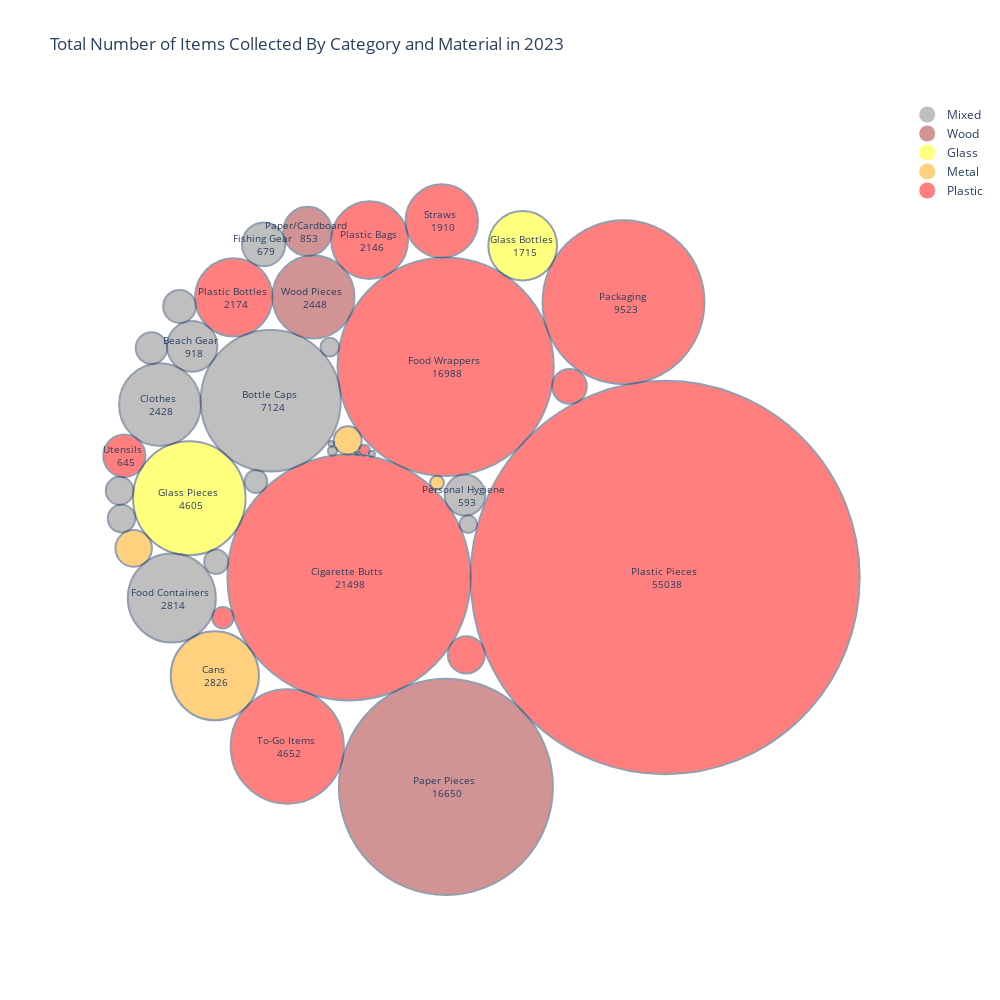

Here is the notebook cell this chart was saved with:
### Markdown cell above
## Number of Items Collected in 2023 Color Coded by Material

This circle packing graph shows the total amount of items of the given categories that have been cleaned up by Save Our Shores from in 2023. The circle sizes correspond to the number of items. When circles are too small to display the text within them, the text has been removed, and you can instead hover over the circle to see the item category and number.
The circles are color coded based on their material, with the categories Mixed, Wood, Glass, Metal and Plastic.

### Code cell
sos23 = sos_data[sos_data['Date'].dt.year == 2023]
fig = graphs.circle_packing_graph(sos23, col_config, plot_colors=None)
fig.show()

### Figure 1 — Plotly figure (JSON) as saved in the notebook; plotly's stock layout.template omitted (floating-point values rounded to 4 significant figures)
{"data": [{"marker": {"color": "grey", "opacity": 0.5, "size": 20, "symbol": "circle"}, "mode": "markers", "name": "Mixed", "showlegend": true, "type": "scatter", "x": [null], "y": [null]}, {"marker": {"color": "brown", "opacity": 0.5, "size": 20, "symbol": "circle"}, "mode": "markers", "name": "Wood", "showlegend": true, "type": "scatter", "x": [null], "y": [null]}, {"marker": {"color": "yellow", "opacity": 0.5, "size": 20, "symbol": "circle"}, "mode": "markers", "name": "Glass", "showlegend": true, "type": "scatter", "x": [null], "y": [null]}, {"marker": {"color": "orange", "opacity": 0.5, "size": 20, "symbol": "circle"}, "mode": "markers", "name": "Metal", "showlegend": true, "type": "scatter", "x": [null], "y": [null]}, {"marker": {"color": "red", "opacity": 0.5, "size": 20, "symbol": "circle"}, "mode": "markers", "name": "Plastic", "showlegend": true, "type": "scatter", "x": [null], "y": [null]}], "layout": {"annotations": [{"font": {"size": 10}, "hovertext": "Plastic Pieces <br> 55038", "showarrow": false, "text": "Plastic Pieces <br> 55038", "x": 0.4652, "y": -0.1728}, {"font": {"size": 10}, "hovertext": "Cigarette Butts <br> 21498", "showarrow": false, "text": "Cigarette Butts <br> 21498", "x": -0.3535, "y": -0.1728}, {"font": {"size": 10}, "hovertext": "Food Wrappers <br> 16988", "showarrow": false, "text": "Food Wrappers <br> 16988", "x": -0.1032, "y": 0.3667}, {"font": {"size": 10}, "hovertext": "Paper Pieces <br> 16650", "showarrow": false, "text": "Paper Pieces <br> 16650", "x": -0.1026, "y": -0.7089}, {"font": {"size": 10}, "hovertext": "Packaging <br> 9523", "showarrow": false, "text": "Packaging <br> 9523", "x": 0.3573, "y": 0.5323}, {"font": {"size": 10}, "hovertext": "Bottle Caps <br> 7124", "showarrow": false, "text": "Bottle Caps <br> 7124", "x": -0.5561, "y": 0.28}, {"font": {"size": 10}, "hovertext": "To-Go Items <br> 4652", "showarrow": false, "text": "To-Go Items <br> 4652", "x": -0.5133, "y": -0.6056}, {"font": {"size": 10}, "hovertext": "Glass Pieces <br> 4605", "showarrow": false, "text": "Glass Pieces <br> 4605", "x": -0.767, "y": 0.0301}, {"font": {"size": 10}, "hovertext": "Cans <br> 2826", "showarrow": false, "text": "Cans <br> 2826", "x": -0.7009, "y": -0.4246}, {"font": {"size": 10}, "hovertext": "Food Containers <br> 2814", "showarrow": false, "text": "Food Containers <br> 2814", "x": -0.8123, "y": -0.2256}, {"font": {"size": 10}, "hovertext": "Wood Pieces <br> 2448", "showarrow": false, "text": "Wood Pieces <br> 2448", "x": -0.4455, "y": 0.5454}, {"font": {"size": 10}, "hovertext": "Clothes <br> 2428", "showarrow": false, "text": "Clothes <br> 2428", "x": -0.843, "y": 0.2699}, {"font": {"size": 10}, "hovertext": "Plastic Bottles <br> 2174", "showarrow": false, "text": "Plastic Bottles <br> 2174", "x": -0.6519, "y": 0.5446}, {"font": {"size": 10}, "hovertext": "Plastic Bags <br> 2146", "showarrow": false, "text": "Plastic Bags <br> 2146", "x": -0.3002, "y": 0.691}, {"font": {"size": 10}, "hovertext": "Straws <br> 1910", "showarrow": false, "text": "Straws <br> 1910", "x": -0.1132, "y": 0.7403}, {"font": {"size": 10}, "hovertext": "Glass Bottles <br> 1715", "showarrow": false, "text": "Glass Bottles <br> 1715", "x": 0.09623, "y": 0.677}, {"font": {"size": 10}, "hovertext": "Beach Gear <br> 918", "showarrow": false, "text": "Beach Gear <br> 918", "x": -0.7594, "y": 0.4192}, {"font": {"size": 10}, "hovertext": "Paper/Cardboard <br> 853", "showarrow": false, "text": "Paper/Cardboard <br> 853", "x": -0.4608, "y": 0.7137}, {"font": {"size": 10}, "hovertext": "Fishing Gear <br> 679", "showarrow": false, "text": "Fishing Gear <br> 679", "x": -0.5746, "y": 0.6802}, {"font": {"size": 10}, "hovertext": "Utensils <br> 645", "showarrow": false, "text": "Utensils <br> 645", "x": -0.9352, "y": 0.1387}, {"font": {"size": 10}, "hovertext": "Personal Hygiene <br> 593", "showarrow": false, "text": "Personal Hygiene <br> 593", "x": -0.05313, "y": 0.03834}, {"font": {"size": 10}, "hovertext": "Lids <br> 496", "showarrow": false, "text": "", "x": -0.04967, "y": -0.3709}, {"font": {"size": 10}, "hovertext": "Batteries <br> 483", "showarrow": false, "text": "", "x": -0.911, "y": -0.09825}, {"font": {"size": 10}, "hovertext": "Balloons <br> 433", "showarrow": false, "text": "", "x": 0.2174, "y": 0.3165}, {"font": {"size": 10}, "hovertext": "Construction Materials <br> 386", "showarrow": false, "text": "", "x": -0.7923, "y": 0.5212}, {"font": {"size": 10}, "hovertext": "Lighters <br> 359", "showarrow": false, "text": "", "x": -0.865, "y": 0.4147}, {"font": {"size": 10}, "hovertext": "Syringes <br> 283", "showarrow": false, "text": "", "x": -0.3568, "y": 0.1782}, {"font": {"size": 10}, "hovertext": "Bandaids <br> 277", "showarrow": false, "text": "", "x": -0.9474, "y": 0.04923}, {"font": {"size": 10}, "hovertext": "Strapping Bands <br> 273", "showarrow": false, "text": "", "x": -0.9425, "y": -0.02182}, {"font": {"size": 10}, "hovertext": "Tobacco <br> 212", "showarrow": false, "text": "", "x": -0.6973, "y": -0.1326}, {"font": {"size": 10}, "hovertext": "PPE <br> 186", "showarrow": false, "text": "", "x": -0.5944, "y": 0.07299}, {"font": {"size": 10}, "hovertext": "Beverage Pouches <br> 164", "showarrow": false, "text": "", "x": -0.68, "y": -0.2757}, {"font": {"size": 10}, "hovertext": "Bagged Pet Waste <br> 127", "showarrow": false, "text": "", "x": -0.4031, "y": 0.4171}, {"font": {"size": 10}, "hovertext": "E-Waste <br> 112", "showarrow": false, "text": "", "x": -0.04478, "y": -0.03621}, {"font": {"size": 10}, "hovertext": "Appliances <br> 70", "showarrow": false, "text": "", "x": -0.1255, "y": 0.0697}, {"font": {"size": 10}, "hovertext": "6-Pack Holders <br> 41", "showarrow": false, "text": "", "x": -0.3135, "y": 0.1534}, {"font": {"size": 10}, "hovertext": "Footwear <br> 30", "showarrow": false, "text": "", "x": -0.3963, "y": 0.151}, {"font": {"size": 10}, "hovertext": "Cigar Tips <br> 13", "showarrow": false, "text": "", "x": -0.2941, "y": 0.1443}, {"font": {"size": 10}, "hovertext": "Tires <br> 11", "showarrow": false, "text": "", "x": -0.3992, "y": 0.1697}, {"font": {"size": 10}, "hovertext": "Rope <br> 3", "showarrow": false, "text": "", "x": -0.3288, "y": 0.1448}, {"font": {"size": 10}, "hovertext": "Fireworks <br> 2", "showarrow": false, "text": "", "x": -0.3355, "y": 0.1446}], "autosize": false, "height": 1000, "plot_bgcolor": "rgba(0, 0, 0, 0)", "shapes": [{"fillcolor": "red", "line": {"width": 2}, "opacity": 0.5, "type": "circle", "x0": -0.03863, "x1": 0.9689, "xref": "x", "y0": -0.6766, "y1": 0.331, "yref": "y"}, {"fillcolor": "red", "line": {"width": 2}, "opacity": 0.5, "type": "circle", "x0": -0.6683, "x1": -0.03863, "xref": "x", "y0": -0.4877, "y1": 0.1421, "yref": "y"}, {"fillcolor": "red", "line": {"width": 2}, "opacity": 0.5, "type": "circle", "x0": -0.3831, "x1": 0.1767, "xref": "x", "y0": 0.08683, "y1": 0.6466, "yref": "y"}, {"fillcolor": "brown", "line": {"width": 2}, "opacity": 0.5, "type": "circle", "x0": -0.3797, "x1": 0.1745, "xref": "x", "y0": -0.986, "y1": -0.4319, "yref": "y"}, {"fillcolor": "red", "line": {"width": 2}, "opacity": 0.5, "type": "circle", "x0": 0.1478, "x1": 0.5669, "xref": "x", "y0": 0.3228, "y1": 0.7419, "yref": "y"}, {"fillcolor": "grey", "line": {"width": 2}, "opacity": 0.5, "type": "circle", "x0": -0.7374, "x1": -0.3749, "xref": "x", "y0": 0.09877, "y1": 0.4613, "yref": "y"}, {"fillcolor": "red", "line": {"width": 2}, "opacity": 0.5, "type": "circle", "x0": -0.6598, "x1": -0.3669, "xref": "x", "y0": -0.752, "y1": -0.4591, "yref": "y"}, {"fillcolor": "yellow", "line": {"width": 2}, "opacity": 0.5, "type": "circle", "x0": -0.9127, "x1": -0.6212, "xref": "x", "y0": -0.1156, "y1": 0.1758, "yref": "y"}, {"fillcolor": "orange", "line": {"width": 2}, "opacity": 0.5, "type": "circle", "x0": -0.815, "x1": -0.5867, "xref": "x", "y0": -0.5387, "y1": -0.3104, "yref": "y"}, {"fillcolor": "grey", "line": {"width": 2}, "opacity": 0.5, "type": "circle", "x0": -0.9262, "x1": -0.6983, "xref": "x", "y0": -0.3395, "y1": -0.1116, "yref": "y"}, {"fillcolor": "brown", "line": {"width": 2}, "opacity": 0.5, "type": "circle", "x0": -0.5518, "x1": -0.3393, "xref": "x", "y0": 0.4391, "y1": 0.6516, "yref": "y"}, {"fillcolor": "grey", "line": {"width": 2}, "opacity": 0.5, "type": "circle", "x0": -0.9488, "x1": -0.7372, "xref": "x", "y0": 0.164, "y1": 0.3757, "yref": "y"}, {"fillcolor": "red", "line": {"width": 2}, "opacity": 0.5, "type": "circle", "x0": -0.752, "x1": -0.5518, "xref": "x", "y0": 0.4445, "y1": 0.6447, "yref": "y"}, {"fillcolor": "red", "line": {"width": 2}, "opacity": 0.5, "type": "circle", "x0": -0.3996, "x1": -0.2007, "xref": "x", "y0": 0.5915, "y1": 0.7904, "yref": "y"}, {"fillcolor": "red", "line": {"width": 2}, "opacity": 0.5, "type": "circle", "x0": -0.2071, "x1": -0.0194, "xref": "x", "y0": 0.6465, "y1": 0.8342, "yref": "y"}, {"fillcolor": "yellow", "line": {"width": 2}, "opacity": 0.5, "type": "circle", "x0": 0.007301, "x1": 0.1852, "xref": "x", "y0": 0.588, "y1": 0.7659, "yref": "y"}, {"fillcolor": "grey", "line": {"width": 2}, "opacity": 0.5, "type": "circle", "x0": -0.8245, "x1": -0.6943, "xref": "x", "y0": 0.3541, "y1": 0.4842, "yref": "y"}, {"fillcolor": "brown", "line": {"width": 2}, "opacity": 0.5, "type": "circle", "x0": -0.5235, "x1": -0.398, "xref": "x", "y0": 0.651, "y1": 0.7764, "yref": "y"}, {"fillcolor": "grey", "line": {"width": 2}, "opacity": 0.5, "type": "circle", "x0": -0.6306, "x1": -0.5187, "xref": "x", "y0": 0.6242, "y1": 0.7362, "yref": "y"}, {"fillcolor": "red", "line": {"width": 2}, "opacity": 0.5, "type": "circle", "x0": -0.9898, "x1": -0.8807, "xref": "x", "y0": 0.08414, "y1": 0.1932, "yref": "y"}, {"fillcolor": "grey", "line": {"width": 2}, "opacity": 0.5, "type": "circle", "x0": -0.1054, "x1": -0.0008362, "xref": "x", "y0": -0.01395, "y1": 0.09063, "yref": "y"}, {"fillcolor": "red", "line": {"width": 2}, "opacity": 0.5, "type": "circle", "x0": -0.09749, "x1": -0.001844, "xref": "x", "y0": -0.4187, "y1": -0.3231, "yref": "y"}, {"fillcolor": "orange", "line": {"width": 2}, "opacity": 0.5, "type": "circle", "x0": -0.9582, "x1": -0.8638, "xref": "x", "y0": -0.1454, "y1": -0.05106, "yref": "y"}, {"fillcolor": "red", "line": {"width": 2}, "opacity": 0.5, "type": "circle", "x0": 0.1728, "x1": 0.2621, "xref": "x", "y0": 0.2719, "y1": 0.3612, "yref": "y"}, {"fillcolor": "grey", "line": {"width": 2}, "opacity": 0.5, "type": "circle", "x0": -0.8345, "x1": -0.7501, "xref": "x", "y0": 0.4791, "y1": 0.5634, "yref": "y"}, {"fillcolor": "grey", "line": {"width": 2}, "opacity": 0.5, "type": "circle", "x0": -0.9057, "x1": -0.8244, "xref": "x", "y0": 0.374, "y1": 0.4554, "yref": "y"}, {"fillcolor": "orange", "line": {"width": 2}, "opacity": 0.5, "type": "circle", "x0": -0.3929, "x1": -0.3207, "xref": "x", "y0": 0.142, "y1": 0.2143, "yref": "y"}, {"fillcolor": "grey", "line": {"width": 2}, "opacity": 0.5, "type": "circle", "x0": -0.9832, "x1": -0.9117, "xref": "x", "y0": 0.01349, "y1": 0.08497, "yref": "y"}, {"fillcolor": "grey", "line": {"width": 2}, "opacity": 0.5, "type": "circle", "x0": -0.978, "x1": -0.907, "xref": "x", "y0": -0.05731, "y1": 0.01366, "yref": "y"}, {"fillcolor": "grey", "line": {"width": 2}, "opacity": 0.5, "type": "circle", "x0": -0.7285, "x1": -0.666, "xref": "x", "y0": -0.1639, "y1": -0.1013, "yref": "y"}, {"fillcolor": "grey", "line": {"width": 2}, "opacity": 0.5, "type": "circle", "x0": -0.6237, "x1": -0.5651, "xref": "x", "y0": 0.0437, "y1": 0.1023, "yref": "y"}, {"fillcolor": "red", "line": {"width": 2}, "opacity": 0.5, "type": "circle", "x0": -0.7075, "x1": -0.6525, "xref": "x", "y0": -0.3032, "y1": -0.2482, "yref": "y"}, {"fillcolor": "grey", "line": {"width": 2}, "opacity": 0.5, "type": "circle", "x0": -0.4273, "x1": -0.3789, "xref": "x", "y0": 0.3929, "y1": 0.4413, "yref": "y"}, {"fillcolor": "grey", "line": {"width": 2}, "opacity": 0.5, "type": "circle", "x0": -0.0675, "x1": -0.02205, "xref": "x", "y0": -0.05894, "y1": -0.01349, "yref": "y"}, {"fillcolor": "orange", "line": {"width": 2}, "opacity": 0.5, "type": "circle", "x0": -0.1435, "x1": -0.1076, "xref": "x", "y0": 0.05174, "y1": 0.08767, "yref": "y"}, {"fillcolor": "red", "line": {"width": 2}, "opacity": 0.5, "type": "circle", "x0": -0.3273, "x1": -0.2998, "xref": "x", "y0": 0.1396, "y1": 0.1671, "yref": "y"}, {"fillcolor": "grey", "line": {"width": 2}, "opacity": 0.5, "type": "circle", "x0": -0.408, "x1": -0.3845, "xref": "x", "y0": 0.1392, "y1": 0.1628, "yref": "y"}, {"fillcolor": "grey", "line": {"width": 2}, "opacity": 0.5, "type": "circle", "x0": -0.3018, "x1": -0.2863, "xref": "x", "y0": 0.1365, "y1": 0.152, "yref": "y"}, {"fillcolor": "grey", "line": {"width": 2}, "opacity": 0.5, "type": "circle", "x0": -0.4063, "x1": -0.3921, "xref": "x", "y0": 0.1625, "y1": 0.1768, "yref": "y"}, {"fillcolor": "grey", "line": {"width": 2}, "opacity": 0.5, "type": "circle", "x0": -0.3325, "x1": -0.3251, "xref": "x", "y0": 0.1411, "y1": 0.1485, "yref": "y"}, {"fillcolor": "grey", "line": {"width": 2}, "opacity": 0.5, "type": "circle", "x0": -0.3386, "x1": -0.3325, "xref": "x", "y0": 0.1415, "y1": 0.1476, "yref": "y"}], "title": {"text": "Total Number of Items Collected By Category and Material in 2023"}, "width": 1000, "xaxis": {"range": [-1.05, 1.05], "showgrid": false, "showticklabels": false, "zeroline": false}, "yaxis": {"range": [-1.05, 1.05], "showgrid": false, "showticklabels": false, "zeroline": false}}}
